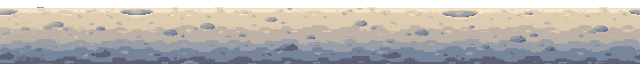
#> input picture art-src/lunar/work/lunar-ground-w1.png, 640 x 64 px
$ python build_ground.py
#> lines starting #> are read from the running program, lines starting #| are printed output that depends on the picture
"""Wave 2 lunar ground: keep the Codex-derived surface band (rows 0..~26 of the wave-1 normalized
strip, art-src/lunar/work/lunar-ground-w1.png) and repaint the lower regolith as calm, hand-tuned
strata so the bands stop reading as blotchy noise.

- Surface contract kept: rows 0-6 transparent except the pebbles on row 7, rows 8-63 fully opaque.
- Seamless: every band boundary is a sum of sines with integer periods over 640 px, and pebble
  placement wraps around x, so column 639 continues into column 0.
- Strata: 4 bands (warm grey-beige -> dusk grey -> dusk blue -> deep slate), each with a 1 px
  darker lip under the band above and a sparse 1 px light catch-line on its top (light from top-left).
- A few clean embedded pebbles per band (3-6 px ovals with top-left highlight and ink-ish shade).

Run from repo root:  python art-src/lunar/scripts/build_ground.py
"""
from __future__ import annotations

import math
import random
from pathlib import Path

from PIL import Image

ROOT = Path(__file__).resolve().parents[3]
SRC = ROOT / "art-src" / "lunar" / "work" / "lunar-ground-w1.png"
OUT = ROOT / "public" / "assets" / "lunar" / "lunar-ground.png"
W, H = 640, 64

# band fill, lip (darker, drawn on the last row of the band above), catch-light (top row of band)
BANDS = [
    # base row, amplitude terms (amp, periods-per-640, phase), fill, catch
    (27, [(1.6, 3, 0.4), (0.9, 7, 1.9)], (190, 178, 166), (204, 192, 176)),
    (39, [(1.8, 4, 2.2), (0.8, 9, 0.3)], (153, 158, 167), (170, 172, 176)),
    (50, [(1.5, 5, 4.0), (0.7, 11, 2.6)], (120, 134, 156), (138, 150, 168)),
    (59, [(1.2, 3, 1.1), (0.6, 8, 5.0)], (95, 97, 118), (110, 114, 134)),
]
TOP_FILL = (220, 202, 175)  # beige of the surface band just above the first stratum
LIP = {  # 1 px shade under the band above (selective outline in a darker local colour)
    0: (196, 180, 156),
    1: (166, 156, 148),
    2: (134, 140, 152),
    3: (100, 112, 134),
}


def boundary(base: int, terms: list[tuple[float, int, float]]) -> list[int]:
    raw = [base + sum(a * math.sin(2 * math.pi * n * x / W + p) for a, n, p in terms) for x in range(W)]
    ys = [round(v) for v in raw]
    # pixel-art clean-up: no 1 px steps that immediately revert (keeps runs >= 2 px)
    for _ in range(2):
        for x in range(W):
            l, r = ys[(x - 1) % W], ys[(x + 1) % W]
            if l == r and ys[x] != l:
                ys[x] = l
    return ys


def pebble(px, cx: int, cy: int, w: int, h: int, fill, hi, sh, lo_y: int, hi_y: int) -> None:
    for dy in range(h):
        for dx in range(w):
            # ellipse mask
            nx = (dx + 0.5 - w / 2) / (w / 2)
            ny = (dy + 0.5 - h / 2) / (h / 2)
            if nx * nx + ny * ny > 1.0:
                continue
            x, y = (cx + dx) % W, cy + dy
            if not (lo_y <= y < hi_y):
                continue
            c = fill
            if dy == 0 or (dx == 0 and dy <= h // 2):
                c = hi
            elif dy == h - 1 or (dx == w - 1 and dy >= h // 2):
                c = sh
            px[x, y] = (*c, 255)


def main() -> None:
    src = Image.open(SRC).convert("RGBA")
#> src is the input picture: PIL image 640x64 RGBA; mean R, G, B, A 152.7, 148, 144.2, 223.4
    out = src.copy()
    px = out.load()
    bounds = [boundary(b, t) for b, t, _f, _c in BANDS]
    rng = random.Random(20261002)

    # catch-light runs along each band top (long on/off runs, not per-pixel dither)
    catch_on = []
    for _ in BANDS:
        mask, x = [False] * W, 0
        while x < W:
            on = rng.random() < 0.72
            n = rng.randint(8, 26) if on else rng.randint(3, 10)
            for k in range(x, min(W, x + n)):
                mask[k] = on
            x += n
        catch_on.append(mask)

    for x in range(W):
        for y in range(H):
            band = -1
            for i, ys in enumerate(bounds):
                if y >= ys[x]:
                    band = i
            if band < 0:
                continue
            fill, catch = BANDS[band][2], BANDS[band][3]
            c = fill
            if y == bounds[band][x] and catch_on[band][x]:
                c = catch
            px[x, y] = (*c, 255)
        # lip: last row above each boundary gets a darker shade of the band above
        for i, ys in enumerate(bounds):
            y = ys[x] - 1
            if y >= 8 and (i == 0 or y >= bounds[i - 1][x] + 2):
                px[x, y] = (*LIP[i], 255)

    # soften the surface band right above stratum 0: replace stray grey crater remnants that the
    # boundary cut in half (rows 22..boundary) with the surface beige so no half-craters remain
    for x in range(W):
        for y in range(22, bounds[0][x] - 1):
            r, g, b, _a = px[x, y]
            if r < 205 and b > r - 40:
                px[x, y] = (*TOP_FILL, 255)

    # sparse horizontal sediment streaks (2-6 px, one tone darker), calm texture inside the bands
    for band in range(len(BANDS)):
        fill = BANDS[band][2]
        streak = tuple(max(0, v - 9) for v in fill)
        for _ in range(16):
            x0 = rng.randrange(W)
            n = rng.randint(3, 7)
            lo = max(bounds[band][x0], bounds[band][(x0 + n) % W]) + 2
            hi = (min(bounds[band + 1][x0], bounds[band + 1][(x0 + n) % W]) - 2) if band + 1 < len(BANDS) else H - 1
            if hi <= lo:
                continue
            y = rng.randint(lo, hi - 1)
            for k in range(n):
                px[(x0 + k) % W, y] = (*streak, 255)

    # sparse embedded pebbles, wrap-around placement keeps the strip seamless
    pebble_specs = [  # band index, count, (w range), (h range)
        (0, 7, (5, 7), (3, 4)),
        (1, 5, (4, 6), (3, 3)),
        (2, 4, (4, 5), (3, 3)),
    ]
    for band, count, wr, hr in pebble_specs:
        fill, catch = BANDS[band][2], BANDS[band][3]
        nxt = BANDS[band + 1][2]
        shade = tuple(max(0, v - 34) for v in nxt)
        hi = tuple(min(255, v + 22) for v in catch)
        body = tuple((a + b) // 2 for a, b in zip(fill, nxt))
        slots = list(range(count))
        for k in slots:
            cx = int((k + rng.random() * 0.6 + 0.2) * W / count)
            w = rng.randint(*wr)
            h = rng.randint(*hr)
            top = max(bounds[band][cx % W], bounds[band][(cx + w) % W]) + 2
            bottom = min(bounds[band + 1][cx % W], bounds[band + 1][(cx + w) % W]) - 2
            if bottom - top < h:
                continue
            cy = rng.randint(top, bottom - h)
            pebble(px, cx, cy, w, h, body, hi, shade, top, bottom)

    # contract check
    a = out.getchannel("A").load()
    assert all(a[x, y] == 255 for x in range(W) for y in range(8, H)), "rows 8+ must be opaque"
    assert all(a[x, y] == 0 for x in range(W) for y in range(0, 7)), "rows 0-6 must be empty"
    out.save(OUT, optimize=True)
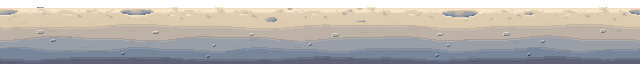
#> saved as lunar-ground.png: PIL image 640x64 RGBA; mean R, G, B, A 151.9, 147.6, 144, 223.4; transparent parts drawn white
    diff = sum(sum(abs(p - q) for p, q in zip(out.getpixel((0, y)), out.getpixel((W - 1, y)))) for y in range(H)) / H
#> diff = 1.47
    print(f"wrote {OUT} {out.size}; seam edge diff per row {diff:.1f}")
#| wrote public/assets/lunar/lunar-ground.png (640, 64); seam edge diff per row 1.5


if __name__ == "__main__":
    main()
